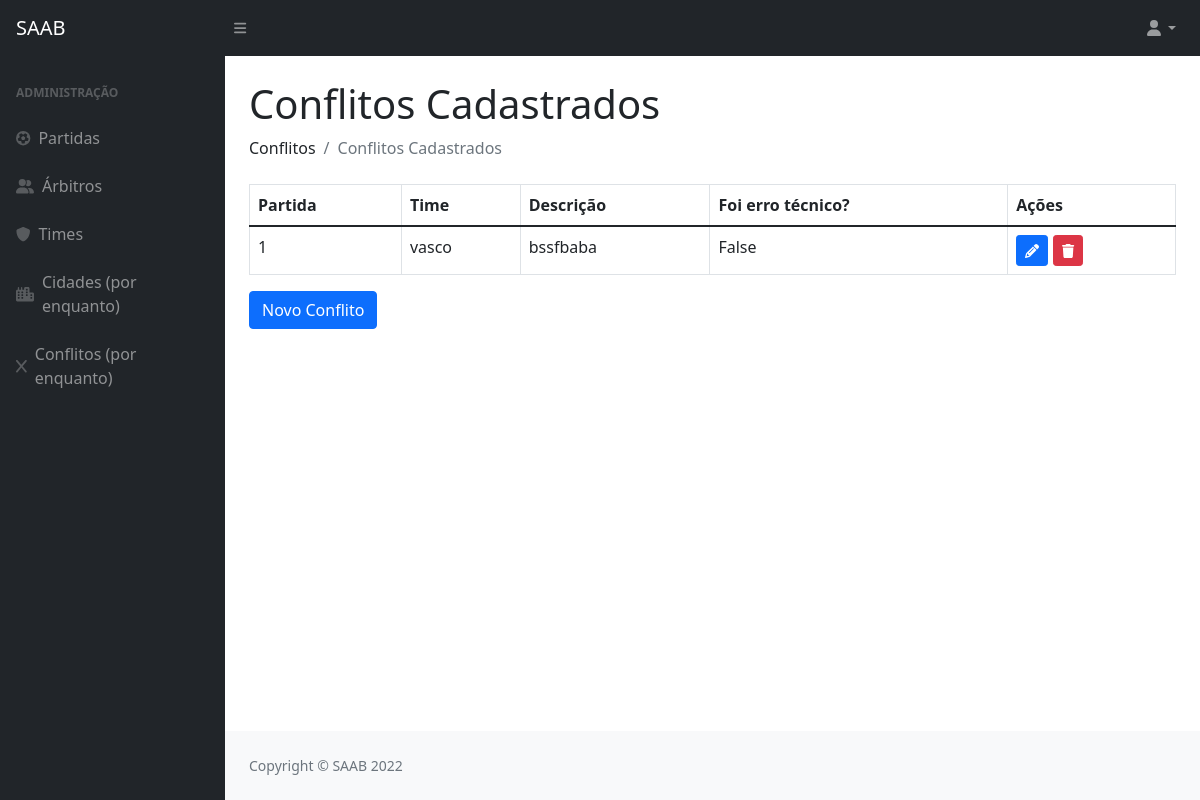
/conflitos/, run on the app's committed database.
### privado/models.py (models this page shows)
class Conflito(models.Model):
    codigo = models.AutoField(primary_key=True)
    partida = models.ForeignKey(Partida, on_delete=models.CASCADE)
    arbitro = models.ForeignKey(Arbitro, on_delete=models.CASCADE)
    time = models.ForeignKey(Time, on_delete=models.CASCADE)
    descricao = models.TextField(max_length=260)
    errotecnico = models.BooleanField()

class Partida(models.Model):
    codigo = models.AutoField(primary_key=True)
    usuario = models.ForeignKey(Usuario, on_delete=models.CASCADE)
    arbitro = models.ForeignKey(Arbitro, on_delete=models.CASCADE)
    visitante  = models.ForeignKey(Time, on_delete=models.CASCADE, related_name='visitante')
    local  = models.ForeignKey(Time, on_delete=models.CASCADE, related_name='local')
    data = models.DateField()
    def __str__(self):
        return str(self.codigo)

class Time(models.Model):
    codigo = models.AutoField(primary_key=True)
    nome = models.CharField(max_length=100)
    cidade = models.ForeignKey(Cidade, on_delete=models.CASCADE)
    def __str__(self):
        return (self.nome)

### privado/views.py (the view)
# urls.py: path('conflitos/', conflitos , name="url_conflitos"),
def conflitos(request):
    conflito = Conflito.objects.all()
    parametros = {"conflito": conflito}
    return render(request, "SAAB/conflitos.html", parametros)

### privado/templates/SAAB/conflitos.html (shortened to what this page needs)
{% extends 'SAAB/layout.html' %}
{% block conteudo %}
{% load static %}
{% load crispy_forms_tags %}
<!DOCTYPE html>
<html lang="en">
    <head>
    </head>
    <body>
      <h1 class="mt-4">Conflitos Cadastrados</h1>
      <ol class="breadcrumb mb-4">
        <li class="breadcrumb-item">Conflitos</li>
        <li class="breadcrumb-item active">Conflitos Cadastrados</li>
      </ol>
      <table class="table table-bordered">
        <thead>
          <tr>
            <th>Partida</th>
            <th>Time</th>
            <th>Descrição</th>
            <th>Foi erro técnico?</th>
            <th>Ações</th>
          </tr>
        </thead>
        {% for i in conflito %}
        <tr>
          <td>{{ i.partida }}</td>
          <td>{{ i.time }}</td>
          <td>{{ i.descricao }}</td>
          <td>{{ i.errotecnico }}</td>
          <td>
            <a href="{% url 'url_updateConflito' i.codigo %}"><button class="btn btn-primary btn-sm"><i class="fas fa-pencil"></i></button></a>
            <a href="{% url 'url_deleteConflito' i.codigo %}"><button class="btn btn-danger btn-sm"><i class="fas fa-trash"></i></button></a>
          </td>
        </tr>
        {% endfor %}
      </table>
      <a href="{% url 'url_formConflito' %}"><button  class="btn btn-primary">Novo Conflito</button></a>
    </body>
  </html>
{% endblock %}

### data on the page
Conflito: partida "1", time "vasco", descricao "bssfbaba", errotecnico "False"
